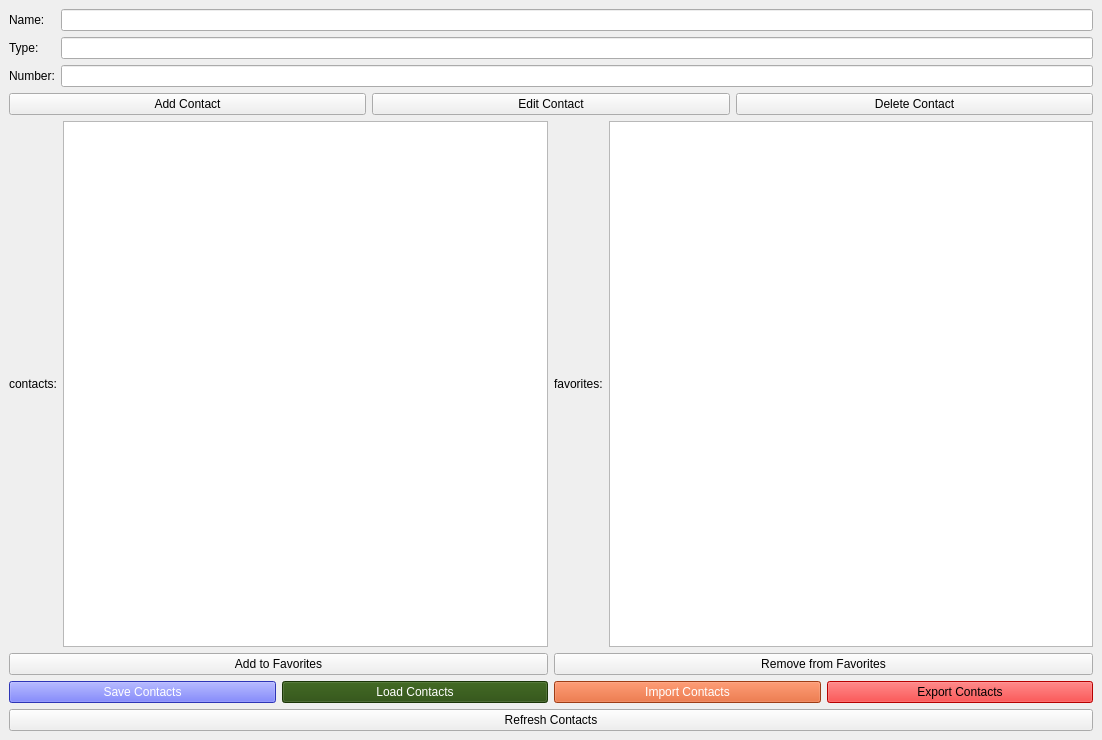
<?xml version="1.0" encoding="UTF-8"?>
<ui version="4.0">
 <class>MainWindow</class>
 <widget class="QMainWindow" name="MainWindow">
  <property name="geometry">
   <rect>
    <x>0</x>
    <y>0</y>
    <width>1102</width>
    <height>740</height>
   </rect>
  </property>
  <property name="windowTitle">
   <string>Contacts Manager</string>
  </property>
  <widget class="QWidget" name="centralwidget">
   <layout class="QVBoxLayout" name="verticalLayout">
    <item>
     <layout class="QGridLayout" name="gridLayout">
      <item row="0" column="0">
       <widget class="QLabel" name="labelName">
        <property name="text">
         <string>Name:</string>
        </property>
       </widget>
      </item>
      <item row="0" column="1">
       <widget class="QLineEdit" name="lineEditName"/>
      </item>
      <item row="1" column="0">
       <widget class="QLabel" name="labelType">
        <property name="text">
         <string>Type:</string>
        </property>
       </widget>
      </item>
      <item row="1" column="1">
       <widget class="QLineEdit" name="lineEditType"/>
      </item>
      <item row="2" column="0">
       <widget class="QLabel" name="labelNumber">
        <property name="text">
         <string>Number:</string>
        </property>
       </widget>
      </item>
      <item row="2" column="1">
       <widget class="QLineEdit" name="lineEditNumber"/>
      </item>
      <item row="3" column="0" colspan="2">
       <layout class="QHBoxLayout" name="buttonLayout">
        <item>
         <widget class="QPushButton" name="btnAdd">
          <property name="text">
           <string>Add Contact</string>
          </property>
         </widget>
        </item>
        <item>
         <widget class="QPushButton" name="btnEdit">
          <property name="text">
           <string>Edit Contact</string>
          </property>
         </widget>
        </item>
        <item>
         <widget class="QPushButton" name="btnDelete">
          <property name="text">
           <string>Delete Contact</string>
          </property>
         </widget>
        </item>
       </layout>
      </item>
     </layout>
    </item>
    <item>
     <layout class="QHBoxLayout" name="horizontalLayout">
      <item>
       <widget class="QLabel" name="label">
        <property name="text">
         <string>contacts:</string>
        </property>
       </widget>
      </item>
      <item>
       <widget class="QListWidget" name="listWidgetContacts">
        <property name="toolTip">
         <string>List of Contacts</string>
        </property>
       </widget>
      </item>
      <item>
       <widget class="QLabel" name="label_2">
        <property name="text">
         <string>favorites:</string>
        </property>
       </widget>
      </item>
      <item>
       <widget class="QListWidget" name="listWidgetFavorites">
        <property name="toolTip">
         <string>Favorites</string>
        </property>
       </widget>
      </item>
     </layout>
    </item>
    <item>
     <layout class="QGridLayout" name="gridLayoutSearch"/>
    </item>
    <item>
     <layout class="QHBoxLayout" name="favButtonLayout">
      <item>
       <widget class="QPushButton" name="btnAddFav">
        <property name="text">
         <string>Add to Favorites</string>
        </property>
       </widget>
      </item>
      <item>
       <widget class="QPushButton" name="btnRemoveFav">
        <property name="text">
         <string>Remove from Favorites</string>
        </property>
       </widget>
      </item>
     </layout>
    </item>
    <item>
     <layout class="QHBoxLayout" name="saveLoadLayout">
      <item>
       <widget class="QPushButton" name="btnSave">
        <property name="styleSheet">
         <string notr="true">background-color:rgb(65, 74, 255);

color:rgb(255, 255, 255)</string>
        </property>
        <property name="text">
         <string>Save Contacts</string>
        </property>
       </widget>
      </item>
      <item>
       <widget class="QPushButton" name="btnLoad">
        <property name="styleSheet">
         <string notr="true">background-color:rgb(37, 74, 9);

color:rgb(255, 255, 255)</string>
        </property>
        <property name="text">
         <string>Load Contacts</string>
        </property>
       </widget>
      </item>
      <item>
       <widget class="QPushButton" name="btnImport">
        <property name="styleSheet">
         <string notr="true">background-color:rgb(221, 84, 29);

color:rgb(255, 255, 255)</string>
        </property>
        <property name="text">
         <string>Import Contacts</string>
        </property>
       </widget>
      </item>
      <item>
       <widget class="QPushButton" name="btnExport">
        <property name="styleSheet">
         <string notr="true">background-color:rgb(255, 0, 0);

color:rgb(0, 0, 0)</string>
        </property>
        <property name="text">
         <string>Export Contacts</string>
        </property>
       </widget>
      </item>
     </layout>
    </item>
    <item>
     <widget class="QPushButton" name="btnRefresh">
      <property name="text">
       <string>Refresh Contacts</string>
      </property>
     </widget>
    </item>
   </layout>
  </widget>
 </widget>
 <resources/>
 <connections/>
</ui>
